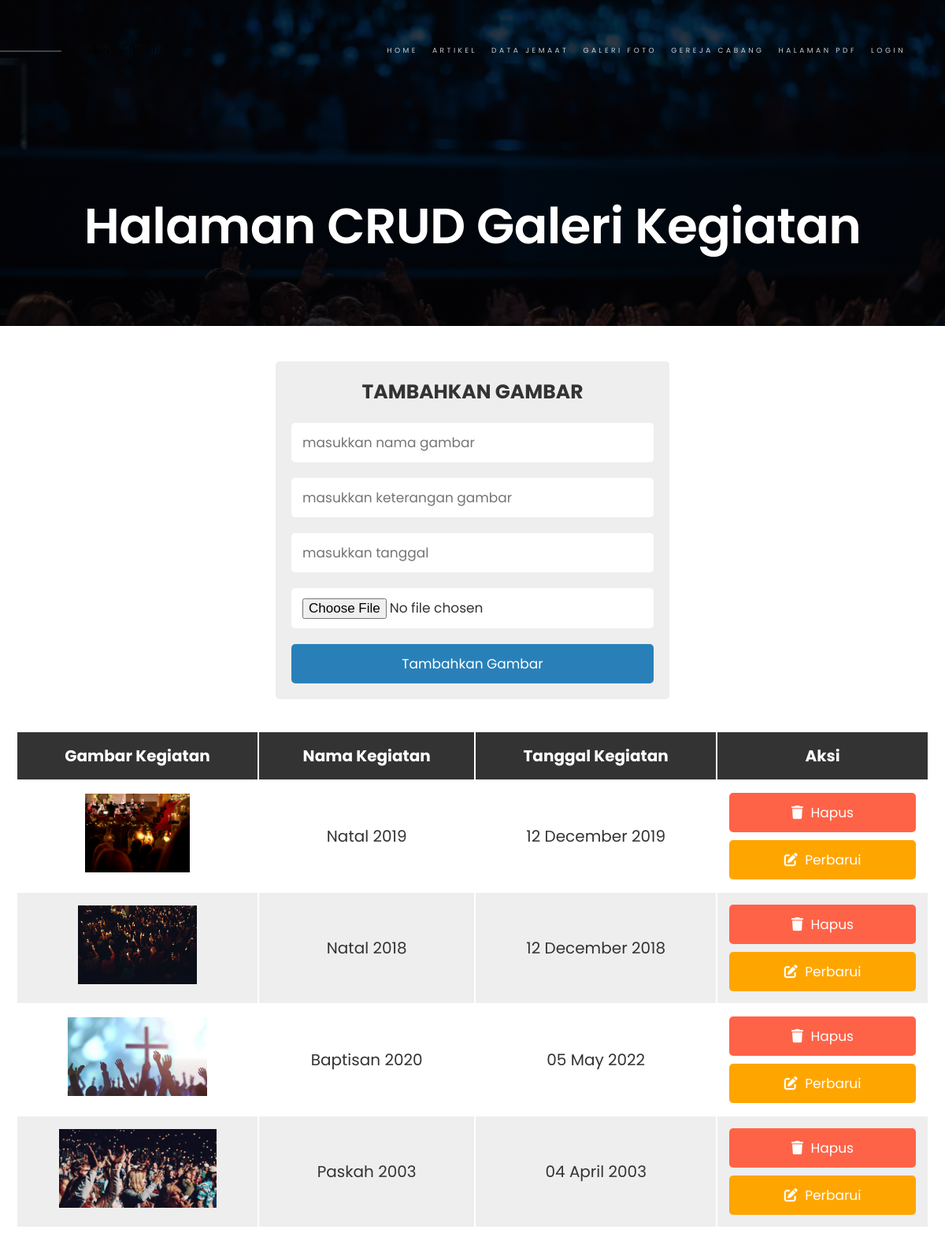
The app's page /calvin_church/add_picture_admin.php with its own data.
### tables this page shows
CREATE TABLE IF NOT EXISTS `galeri` (
  `id` int(11) NOT NULL AUTO_INCREMENT,
  `name` text NOT NULL,
  `keterangan` text NOT NULL,
  `tanggal` text NOT NULL,
  `image` text NOT NULL,
  PRIMARY KEY (`id`)
);

### calvin_church/add_picture_admin.php (the view, shortened to what this page needs)
<?php
@include './koneksi.php';
?>
<!DOCTYPE html>
<html class="no-js" lang="en">
<head>
    <link rel="stylesheet" href="https://cdnjs.cloudflare.com/ajax/libs/font-awesome/6.0.0/css/all.min.css">
    <link rel="stylesheet" href="css/style.css?v=<?php echo time(); ?>">
    <link rel="stylesheet" href="css/gallery_admin.css?v=<?php echo time(); ?>">
</head>
<body id="top">
    <header class=" s-header">
        <div class="header-logo">
            <a class="site-logo" href="index.php">
                <img src="./images/church.png" alt="Homepage">
            </a>
        </div>
        <nav class="header-nav-wrap">
            <ul class="header-nav">
                <li class="current"><a href="index.php">Home</a></li>
                <li><a href="./artikel.php" title="Contact us">Artikel</a></li>
                <li><a href="./data_jemaat.html">Data Jemaat</a></li>
                <li><a href="././galeri_foto.php">Galeri Foto</a></li>
                <li><a href="./gereja_cabang.html">Gereja Cabang</a></li>
                <li><a href="./halaman_view_pdf.php">Halaman PDF</a></li>
                <li><a href="./login_page.php">Login</a></li>
            </ul>
        </nav>
    </header>
    <section class="page-header page-header--connect">
        <div class=" gradient-overlay">
        </div>
        <div class="row page-header__content">
            <div class="column">
                <h1>Halaman CRUD Galeri Kegiatan</h1>
            </div>
        </div>
    </section>
    <div class="container">
        <section style="margin-top: 5px;">
            <form action="" method="post" class="add-product-form" enctype="multipart/form-data">
                <h3>Tambahkan Gambar</h3>
                <input type="text" name="p_name" placeholder="masukkan nama gambar" class="box" required>
                <input type="text" name="p_keterangan" min="0" placeholder="masukkan keterangan gambar" class="box"
                    required>
                <input type="text" name="p_tanggal" min="0" onfocus="(this.type='date')" placeholder="masukkan tanggal"
                    class="box" required>
                <input type="file" name="p_image" accept="image/png, image/jpg, image/jpeg" class="box" required>
                <input type="submit" value="Tambahkan Gambar" name="add_product" class="btn">
            </form>
        </section>
        <section class="display-product-table">
            <table>
                <thead>
                    <th>Gambar Kegiatan</th>
                    <th>Nama Kegiatan</th>
                    <th>Tanggal Kegiatan</th>
                    <th>Aksi</th>
                </thead>
                <tbody>
                    <?php
               $select_products = mysqli_query($conn, "SELECT * FROM `galeri`");
               $numRow = mysqli_num_rows($select_products);
               if ($numRow  > 0) {
                  for ($i = 0; $i < $numRow; $i++) {
                     $row = mysqli_fetch_assoc($select_products);
               ?>
                    <?php
                  $timestamp = strtotime($row['tanggal']);
                  $month = date('F', $timestamp);
                  $num = date('m', $timestamp);
                  $year = date('Y', $timestamp);
               ?>
                    <tr>
                        <td><img src="uploaded_img/<?php echo $row['image']; ?>" height="100" alt=""></td>
                        <td><?php echo $row['name']; ?></td>
                        <td><?php echo $num . ' ' . $month . ' ' . $year ?></td>
                        <td>
                            <a href="./add_picture_admin.php?delete=<?php echo $row['id']; ?>" class="delete-btn"
                                onclick="return confirm(' Yakin ingin dihapus?');"> <i class="fas fa-trash"></i> Hapus
                            </a>
                            <a href="./add_picture_admin.php?edit=<?php echo $row['id']; ?>" class="option-btn"> <i
                                    class="fas fa-edit"></i> Perbarui </a>
                        </td>
                    </tr>
                    <?php
                  };
               } else {
                  echo "<div class='empty'>Tidak Ada Gambar Yang Ditambahkan</div>";
               };
               ?>
                </tbody>
            </table>
        </section>
    </div>
</body>
</html>

### calvin_church/css/style.css (style rules this page uses)
:root { --blue: #2980b9; --red: tomato; --orange: orange; --black: #333; --white: #fff; --bg-color: #eee; --dark-bg: rgba(0, 0, 0, .7); --box-shadow: 0 .5rem 1rem rgba(0, 0, 0, .1); --border: .1rem solid #999; }
* { font-family: 'Poppins', sans-serif; margin: 0; padding: 0; box-sizing: border-box; outline: none; border: none; text-decoration: none; }
html { font-size: 62.5%; overflow-x: hidden; }
.container { max-width: 1200px; margin: 0 auto; }
section { padding: 2rem; }
.btn, .option-btn, .delete-btn, .view-btn { display: block; width: 100%; text-align: center; background-color: var(--blue); color: var(--white); font-size: 1.7rem; padding: 1.2rem 3rem; border-radius: .5rem; cursor: pointer; margin-top: 1rem; }
.option-btn i, .delete-btn i, .view-btn i { padding-right: .5rem; }
.option-btn { background-color: var(--orange); }
.delete-btn { margin-top: 0; background-color: var(--red); }
.add-product-form { max-width: 50rem; background-color: var(--bg-color); border-radius: .5rem; padding: 2rem; margin: 0 auto; margin-top: 2rem; }
.add-product-form h3 { font-size: 2.5rem; margin-bottom: 1rem; color: var(--black); text-transform: uppercase; text-align: center; }
.add-product-form .box { text-transform: none; padding: 1.2rem 1.4rem; font-size: 1.7rem; color: var(--black); border-radius: .5rem; background-color: var(--white); margin: 1rem 0; width: 100%; }
.display-product-table table { width: 100%; text-align: center; }
.display-product-table table thead th { padding: 1.5rem; font-size: 2rem; background-color: var(--black); color: var(--white); }
.display-product-table table td { padding: 1.5rem; font-size: 2rem; color: var(--black); }
.display-product-table table td:first-child { padding: 0; }
.display-product-table table tr:nth-child(even) { background-color: var(--bg-color); }

### calvin_church/css/gallery_admin.css (style rules this page uses)
.s-header { z-index: 100; height: 7.2rem; width: 100%; position: absolute; top: 2.8rem; left: 0; }
.header-logo { z-index: 102; display: inline-block; margin: 0; padding: 0; transition: all .3s; -webkit-transform: translate3d(0, -50%, 0); transform: translate3d(0, -50%, 0); position: absolute; left: 11rem; top: 50%; }
.header-logo::before { content: ""; display: block; background-color: rgba(255, 255, 255, 0.5); height: 1px; width: 9rem; position: absolute; top: 50%; left: -11rem; }
.header-logo a { display: block; padding: 0; outline: 0; border: none; }
.header-logo img { width: 108px; height: 28px; }
.header-nav-wrap { z-index: 101; position: absolute; right: 4.4rem; top: 1.2rem; }
.header-nav { list-style: none; font-family: "Montserrat", sans-serif !important; font-size: .9rem; line-height: 4.8rem; text-transform: uppercase; letter-spacing: .35rem; }
.header-nav a { color: rgba(255, 255, 255, 0.8); }
.header-nav li { display: inline-block; margin: 0 .8rem; }
.page-header { min-height: 24rem; padding-top: 24rem; padding-bottom: 8rem; text-align: center; background-color: #121212; background-repeat: no-repeat; background-size: cover; background-position: center; position: relative; }
.page-header::before { display: block; content: ""; position: absolute; top: 0; left: 0; width: 100%; height: 100%; background-color: #000000; opacity: .7; }
.page-header .gradient-overlay { position: absolute; top: 0; left: 0; width: 100%; height: 100%; background: black; background: linear-gradient(180deg, rgba(0, 0, 0, 0) 0%, rgba(0, 0, 0, 0.6) 90%); opacity: .5; }
.page-header h1 { font-size: 6.3rem; font-weight: 600; letter-spacing: -.01em; color: #ffffff; margin-top: 0; }
.page-header--connect { background-image: url(../images/gambar1.jpg); }
.page-header__content { position: relative; }
@media screen and (max-width:1200px) { .header-nav li { margin: 0 .6rem; } }
@media screen and (max-width:1400px) { .header-logo { left: 9.8rem; } }
@media screen and (max-width:1400px) { .header-logo::before { width: 7.8rem; left: -9.8rem; } }
@media only screen and (min-width:801px) { .header-nav-wrap { display: block !important; } }

### records on screen
galeri: image (picture), name "Natal 2019", tanggal "12", tanggal "December", tanggal "2019"
galeri: image (picture), name "Natal 2018", tanggal "12", tanggal "December", tanggal "2018"
galeri: image (picture), name "Baptisan 2020", tanggal "05", tanggal "May", tanggal "2022"
galeri: image (picture), name "Paskah 2003", tanggal "04", tanggal "April", tanggal "2003"
